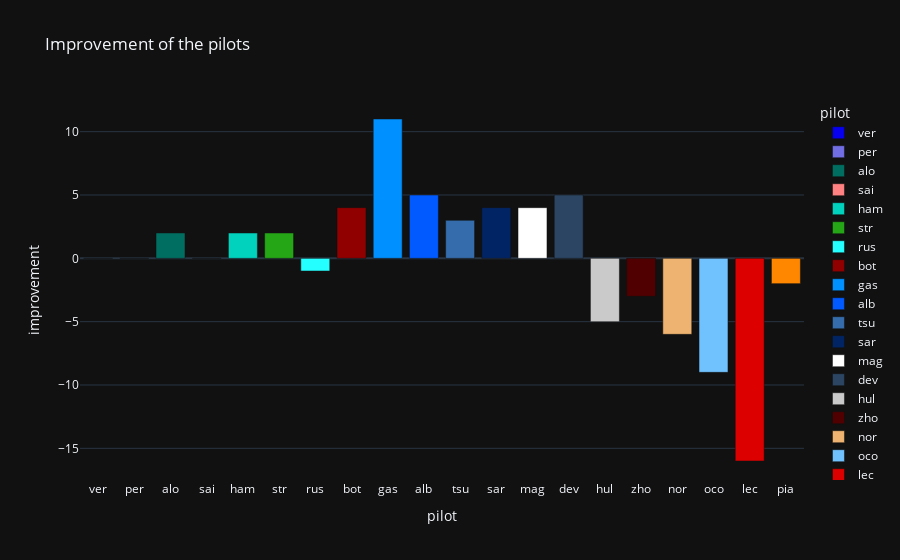

The notebook cell saved with this chart:
### Code cell
# px.scatter(last_gp, x="pilot", y="improvement", title="Improvement of the pilots", marginal_y="histogram", template="plotly_dark")
px.bar(last_gp, x="pilot", y="improvement", title="Improvement of the pilots", color="pilot", color_discrete_map=colors["pilot"], template="plotly_dark")
# invert the y axis

### Figure 1 — Plotly figure (JSON) as saved in the notebook; plotly's stock layout.template omitted (floating-point values rounded to 4 significant figures)
{"data": [{"alignmentgroup": "True", "hovertemplate": "pilot=%{x}<br>improvement=%{y}<extra></extra>", "legendgroup": "ver", "marker": {"color": "#0600ef", "pattern": {"shape": ""}}, "name": "ver", "offsetgroup": "ver", "orientation": "v", "showlegend": true, "textposition": "auto", "type": "bar", "x": ["ver"], "xaxis": "x", "y": [0], "yaxis": "y"}, {"alignmentgroup": "True", "hovertemplate": "pilot=%{x}<br>improvement=%{y}<extra></extra>", "legendgroup": "per", "marker": {"color": "#716de2", "pattern": {"shape": ""}}, "name": "per", "offsetgroup": "per", "orientation": "v", "showlegend": true, "textposition": "auto", "type": "bar", "x": ["per"], "xaxis": "x", "y": [0], "yaxis": "y"}, {"alignmentgroup": "True", "hovertemplate": "pilot=%{x}<br>improvement=%{y}<extra></extra>", "legendgroup": "alo", "marker": {"color": "#006f62", "pattern": {"shape": ""}}, "name": "alo", "offsetgroup": "alo", "orientation": "v", "showlegend": true, "textposition": "auto", "type": "bar", "x": ["alo"], "xaxis": "x", "y": [2], "yaxis": "y"}, {"alignmentgroup": "True", "hovertemplate": "pilot=%{x}<br>improvement=%{y}<extra></extra>", "legendgroup": "sai", "marker": {"color": "#ff8181", "pattern": {"shape": ""}}, "name": "sai", "offsetgroup": "sai", "orientation": "v", "showlegend": true, "textposition": "auto", "type": "bar", "x": ["sai"], "xaxis": "x", "y": [0], "yaxis": "y"}, {"alignmentgroup": "True", "hovertemplate": "pilot=%{x}<br>improvement=%{y}<extra></extra>", "legendgroup": "ham", "marker": {"color": "#00d2be", "pattern": {"shape": ""}}, "name": "ham", "offsetgroup": "ham", "orientation": "v", "showlegend": true, "textposition": "auto", "type": "bar", "x": ["ham"], "xaxis": "x", "y": [2], "yaxis": "y"}, {"alignmentgroup": "True", "hovertemplate": "pilot=%{x}<br>improvement=%{y}<extra></extra>", "legendgroup": "str", "marker": {"color": "#25a617", "pattern": {"shape": ""}}, "name": "str", "offsetgroup": "str", "orientation": "v", "showlegend": true, "textposition": "auto", "type": "bar", "x": ["str"], "xaxis": "x", "y": [2], "yaxis": "y"}, {"alignmentgroup": "True", "hovertemplate": "pilot=%{x}<br>improvement=%{y}<extra></extra>", "legendgroup": "rus", "marker": {"color": "#24ffff", "pattern": {"shape": ""}}, "name": "rus", "offsetgroup": "rus", "orientation": "v", "showlegend": true, "textposition": "auto", "type": "bar", "x": ["rus"], "xaxis": "x", "y": [-1], "yaxis": "y"}, {"alignmentgroup": "True", "hovertemplate": "pilot=%{x}<br>improvement=%{y}<extra></extra>", "legendgroup": "bot", "marker": {"color": "#900000", "pattern": {"shape": ""}}, "name": "bot", "offsetgroup": "bot", "orientation": "v", "showlegend": true, "textposition": "auto", "type": "bar", "x": ["bot"], "xaxis": "x", "y": [4], "yaxis": "y"}, {"alignmentgroup": "True", "hovertemplate": "pilot=%{x}<br>improvement=%{y}<extra></extra>", "legendgroup": "gas", "marker": {"color": "#0090ff", "pattern": {"shape": ""}}, "name": "gas", "offsetgroup": "gas", "orientation": "v", "showlegend": true, "textposition": "auto", "type": "bar", "x": ["gas"], "xaxis": "x", "y": [11], "yaxis": "y"}, {"alignmentgroup": "True", "hovertemplate": "pilot=%{x}<br>improvement=%{y}<extra></extra>", "legendgroup": "alb", "marker": {"color": "#005aff", "pattern": {"shape": ""}}, "name": "alb", "offsetgroup": "alb", "orientation": "v", "showlegend": true, "textposition": "auto", "type": "bar", "x": ["alb"], "xaxis": "x", "y": [5], "yaxis": "y"}, {"alignmentgroup": "True", "hovertemplate": "pilot=%{x}<br>improvement=%{y}<extra></extra>", "legendgroup": "tsu", "marker": {"color": "#356cac", "pattern": {"shape": ""}}, "name": "tsu", "offsetgroup": "tsu", "orientation": "v", "showlegend": true, "textposition": "auto", "type": "bar", "x": ["tsu"], "xaxis": "x", "y": [3], "yaxis": "y"}, {"alignmentgroup": "True", "hovertemplate": "pilot=%{x}<br>improvement=%{y}<extra></extra>", "legendgroup": "sar", "marker": {"color": "#012564", "pattern": {"shape": ""}}, "name": "sar", "offsetgroup": "sar", "orientation": "v", "showlegend": true, "textposition": "auto", "type": "bar", "x": ["sar"], "xaxis": "x", "y": [4], "yaxis": "y"}, {"alignmentgroup": "True", "hovertemplate": "pilot=%{x}<br>improvement=%{y}<extra></extra>", "legendgroup": "mag", "marker": {"color": "#ffffff", "pattern": {"shape": ""}}, "name": "mag", "offsetgroup": "mag", "orientation": "v", "showlegend": true, "textposition": "auto", "type": "bar", "x": ["mag"], "xaxis": "x", "y": [4], "yaxis": "y"}, {"alignmentgroup": "True", "hovertemplate": "pilot=%{x}<br>improvement=%{y}<extra></extra>", "legendgroup": "dev", "marker": {"color": "#2b4562", "pattern": {"shape": ""}}, "name": "dev", "offsetgroup": "dev", "orientation": "v", "showlegend": true, "textposition": "auto", "type": "bar", "x": ["dev"], "xaxis": "x", "y": [5], "yaxis": "y"}, {"alignmentgroup": "True", "hovertemplate": "pilot=%{x}<br>improvement=%{y}<extra></extra>", "legendgroup": "hul", "marker": {"color": "#cacaca", "pattern": {"shape": ""}}, "name": "hul", "offsetgroup": "hul", "orientation": "v", "showlegend": true, "textposition": "auto", "type": "bar", "x": ["hul"], "xaxis": "x", "y": [-5], "yaxis": "y"}, {"alignmentgroup": "True", "hovertemplate": "pilot=%{x}<br>improvement=%{y}<extra></extra>", "legendgroup": "zho", "marker": {"color": "#500000", "pattern": {"shape": ""}}, "name": "zho", "offsetgroup": "zho", "orientation": "v", "showlegend": true, "textposition": "auto", "type": "bar", "x": ["zho"], "xaxis": "x", "y": [-3], "yaxis": "y"}, {"alignmentgroup": "True", "hovertemplate": "pilot=%{x}<br>improvement=%{y}<extra></extra>", "legendgroup": "nor", "marker": {"color": "#eeb370", "pattern": {"shape": ""}}, "name": "nor", "offsetgroup": "nor", "orientation": "v", "showlegend": true, "textposition": "auto", "type": "bar", "x": ["nor"], "xaxis": "x", "y": [-6], "yaxis": "y"}, {"alignmentgroup": "True", "hovertemplate": "pilot=%{x}<br>improvement=%{y}<extra></extra>", "legendgroup": "oco", "marker": {"color": "#70c2ff", "pattern": {"shape": ""}}, "name": "oco", "offsetgroup": "oco", "orientation": "v", "showlegend": true, "textposition": "auto", "type": "bar", "x": ["oco"], "xaxis": "x", "y": [-9], "yaxis": "y"}, {"alignmentgroup": "True", "hovertemplate": "pilot=%{x}<br>improvement=%{y}<extra></extra>", "legendgroup": "lec", "marker": {"color": "#dc0000", "pattern": {"shape": ""}}, "name": "lec", "offsetgroup": "lec", "orientation": "v", "showlegend": true, "textposition": "auto", "type": "bar", "x": ["lec"], "xaxis": "x", "y": [-16], "yaxis": "y"}, {"alignmentgroup": "True", "hovertemplate": "pilot=%{x}<br>improvement=%{y}<extra></extra>", "legendgroup": "pia", "marker": {"color": "#ff8700", "pattern": {"shape": ""}}, "name": "pia", "offsetgroup": "pia", "orientation": "v", "showlegend": true, "textposition": "auto", "type": "bar", "x": ["pia"], "xaxis": "x", "y": [-2], "yaxis": "y"}], "layout": {"barmode": "relative", "legend": {"title": {"text": "pilot"}, "tracegroupgap": 0}, "title": {"text": "Improvement of the pilots"}, "xaxis": {"anchor": "y", "categoryarray": ["ver", "per", "alo", "sai", "ham", "str", "rus", "bot", "gas", "alb", "tsu", "sar", "mag", "dev", "hul", "zho", "nor", "oco", "lec", "pia"], "categoryorder": "array", "domain": [0, 1], "title": {"text": "pilot"}}, "yaxis": {"anchor": "x", "domain": [0, 1], "title": {"text": "improvement"}}}}
